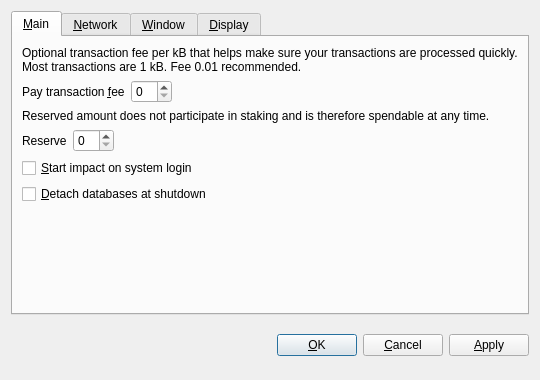
<?xml version="1.0" encoding="UTF-8"?>
<ui version="4.0">
 <class>OptionsDialog</class>
 <widget class="QDialog" name="OptionsDialog">
  <property name="geometry">
   <rect>
    <x>0</x>
    <y>0</y>
    <width>540</width>
    <height>380</height>
   </rect>
  </property>
  <property name="windowTitle">
   <string>Options</string>
  </property>
  <property name="modal">
   <bool>true</bool>
  </property>
  <layout class="QVBoxLayout" name="verticalLayout">
   <item>
    <widget class="QTabWidget" name="tabWidget">
     <property name="tabPosition">
      <enum>QTabWidget::North</enum>
     </property>
     <property name="currentIndex">
      <number>0</number>
     </property>
     <widget class="QWidget" name="tabMain">
      <attribute name="title">
       <string>&amp;Main</string>
      </attribute>
      <layout class="QVBoxLayout" name="verticalLayout_Main">
       <item>
        <widget class="QLabel" name="transactionFeeInfoLabel">
         <property name="text">
          <string>Optional transaction fee per kB that helps make sure your transactions are processed quickly. Most transactions are 1 kB. Fee 0.01 recommended.</string>
         </property>
         <property name="textFormat">
          <enum>Qt::PlainText</enum>
         </property>
         <property name="wordWrap">
          <bool>true</bool>
         </property>
        </widget>
       </item>
       <item>
        <layout class="QHBoxLayout" name="horizontalLayoutFee">
         <item>
          <widget class="QLabel" name="transactionFeeLabel">
           <property name="text">
            <string>Pay transaction &amp;fee</string>
           </property>
           <property name="textFormat">
            <enum>Qt::PlainText</enum>
           </property>
           <property name="buddy">
            <cstring>transactionFee</cstring>
           </property>
          </widget>
         </item>
         <item>
          <widget class="BitcoinAmountField" name="transactionFee"/>
         </item>
         <item>
          <spacer name="horizontalSpacerFee">
           <property name="orientation">
            <enum>Qt::Horizontal</enum>
           </property>
           <property name="sizeHint" stdset="0">
            <size>
             <width>40</width>
             <height>20</height>
            </size>
           </property>
          </spacer>
         </item>
        </layout>
       </item>
       <item>
        <widget class="QLabel" name="reserveBalanceInfoLabel">
         <property name="text">
          <string>Reserved amount does not participate in staking and is therefore spendable at any time.</string>
         </property>
         <property name="textFormat">
          <enum>Qt::PlainText</enum>
         </property>
         <property name="wordWrap">
          <bool>true</bool>
         </property>
        </widget>
       </item>
       <item>
        <layout class="QHBoxLayout" name="horizontalLayoutReserveBalance">
         <item>
          <widget class="QLabel" name="reserveBalanceLabel">
           <property name="text">
            <string>Reserve</string>
           </property>
           <property name="textFormat">
            <enum>Qt::PlainText</enum>
           </property>
           <property name="buddy">
            <cstring>reserveBalance</cstring>
           </property>
          </widget>
         </item>
         <item>
          <widget class="BitcoinAmountField" name="reserveBalance"/>
         </item>
         <item>
          <spacer name="horizontalSpacerReserveBalance">
           <property name="orientation">
            <enum>Qt::Horizontal</enum>
           </property>
           <property name="sizeHint" stdset="0">
            <size>
             <width>40</width>
             <height>20</height>
            </size>
           </property>
          </spacer>
         </item>
        </layout>
       </item>
       <item>
        <widget class="QCheckBox" name="bitcoinAtStartup">
         <property name="toolTip">
          <string>Automatically start impact after logging in to the system.</string>
         </property>
         <property name="text">
          <string>&amp;Start impact on system login</string>
         </property>
        </widget>
       </item>
       <item>
        <widget class="QCheckBox" name="detachDatabases">
         <property name="toolTip">
          <string>Detach block and address databases at shutdown. This means they can be moved to another data directory, but it slows down shutdown. The wallet is always detached.</string>
         </property>
         <property name="text">
          <string>&amp;Detach databases at shutdown</string>
         </property>
        </widget>
       </item>
       <item>
        <spacer name="verticalSpacer_Main">
         <property name="orientation">
          <enum>Qt::Vertical</enum>
         </property>
         <property name="sizeHint" stdset="0">
          <size>
           <width>20</width>
           <height>40</height>
          </size>
         </property>
        </spacer>
       </item>
      </layout>
     </widget>
     <widget class="QWidget" name="tabNetwork">
      <attribute name="title">
       <string>&amp;Network</string>
      </attribute>
      <layout class="QVBoxLayout" name="verticalLayout_Network">
       <item>
        <widget class="QCheckBox" name="mapPortUpnp">
         <property name="toolTip">
          <string>Automatically open the impact client port on the router. This only works when your router supports UPnP and it is enabled.</string>
         </property>
         <property name="text">
          <string>Map port using &amp;UPnP</string>
         </property>
        </widget>
       </item>
       <item>
        <widget class="QCheckBox" name="connectSocks">
         <property name="toolTip">
          <string>Connect to the impact network through a SOCKS proxy (e.g. when connecting through Tor).</string>
         </property>
         <property name="text">
          <string>&amp;Connect through SOCKS proxy:</string>
         </property>
        </widget>
       </item>
       <item>
        <layout class="QHBoxLayout" name="horizontalLayout_Network">
         <item>
          <widget class="QLabel" name="proxyIpLabel">
           <property name="text">
            <string>Proxy &amp;IP:</string>
           </property>
           <property name="textFormat">
            <enum>Qt::PlainText</enum>
           </property>
           <property name="buddy">
            <cstring>proxyIp</cstring>
           </property>
          </widget>
         </item>
         <item>
          <widget class="QValidatedLineEdit" name="proxyIp">
           <property name="maximumSize">
            <size>
             <width>140</width>
             <height>16777215</height>
            </size>
           </property>
           <property name="toolTip">
            <string>IP address of the proxy (e.g. 127.0.0.1)</string>
           </property>
          </widget>
         </item>
         <item>
          <widget class="QLabel" name="proxyPortLabel">
           <property name="text">
            <string>&amp;Port:</string>
           </property>
           <property name="textFormat">
            <enum>Qt::PlainText</enum>
           </property>
           <property name="buddy">
            <cstring>proxyPort</cstring>
           </property>
          </widget>
         </item>
         <item>
          <widget class="QLineEdit" name="proxyPort">
           <property name="maximumSize">
            <size>
             <width>55</width>
             <height>16777215</height>
            </size>
           </property>
           <property name="toolTip">
            <string>Port of the proxy (e.g. 9050)</string>
           </property>
          </widget>
         </item>
         <item>
          <widget class="QLabel" name="socksVersionLabel">
           <property name="text">
            <string>SOCKS &amp;Version:</string>
           </property>
           <property name="textFormat">
            <enum>Qt::PlainText</enum>
           </property>
           <property name="buddy">
            <cstring>socksVersion</cstring>
           </property>
          </widget>
         </item>
         <item>
          <widget class="QValueComboBox" name="socksVersion">
           <property name="toolTip">
            <string>SOCKS version of the proxy (e.g. 5)</string>
           </property>
          </widget>
         </item>
         <item>
          <spacer name="horizontalSpacer_Network">
           <property name="orientation">
            <enum>Qt::Horizontal</enum>
           </property>
           <property name="sizeHint" stdset="0">
            <size>
             <width>40</width>
             <height>20</height>
            </size>
           </property>
          </spacer>
         </item>
        </layout>
       </item>
       <item>
        <spacer name="verticalSpacer_Network">
         <property name="orientation">
          <enum>Qt::Vertical</enum>
         </property>
         <property name="sizeHint" stdset="0">
          <size>
           <width>20</width>
           <height>40</height>
          </size>
         </property>
        </spacer>
       </item>
      </layout>
     </widget>
     <widget class="QWidget" name="tabWindow">
      <attribute name="title">
       <string>&amp;Window</string>
      </attribute>
      <layout class="QVBoxLayout" name="verticalLayout_Window">
       <item>
        <widget class="QCheckBox" name="minimizeToTray">
         <property name="toolTip">
          <string>Show only a tray icon after minimizing the window.</string>
         </property>
         <property name="text">
          <string>&amp;Minimize to the tray instead of the taskbar</string>
         </property>
        </widget>
       </item>
       <item>
        <widget class="QCheckBox" name="minimizeOnClose">
         <property name="toolTip">
          <string>Minimize instead of exit the application when the window is closed. When this option is enabled, the application will be closed only after selecting Quit in the menu.</string>
         </property>
         <property name="text">
          <string>M&amp;inimize on close</string>
         </property>
        </widget>
       </item>
       <item>
        <spacer name="verticalSpacer_Window">
         <property name="orientation">
          <enum>Qt::Vertical</enum>
         </property>
         <property name="sizeHint" stdset="0">
          <size>
           <width>20</width>
           <height>40</height>
          </size>
         </property>
        </spacer>
       </item>
      </layout>
     </widget>
     <widget class="QWidget" name="tabDisplay">
      <attribute name="title">
       <string>&amp;Display</string>
      </attribute>
      <layout class="QVBoxLayout" name="verticalLayout_Display">
       <item>
        <layout class="QHBoxLayout" name="horizontalLayout_1_Display">
         <item>
          <widget class="QLabel" name="langLabel">
           <property name="text">
            <string>User Interface &amp;language:</string>
           </property>
           <property name="textFormat">
            <enum>Qt::PlainText</enum>
           </property>
           <property name="buddy">
            <cstring>lang</cstring>
           </property>
          </widget>
         </item>
         <item>
          <widget class="QValueComboBox" name="lang">
           <property name="toolTip">
            <string>The user interface language can be set here. This setting will take effect after restarting impact.</string>
           </property>
          </widget>
         </item>
        </layout>
       </item>
       <item>
        <layout class="QHBoxLayout" name="horizontalLayout_2_Display">
         <item>
          <widget class="QLabel" name="unitLabel">
           <property name="text">
            <string>&amp;Unit to show amounts in:</string>
           </property>
           <property name="textFormat">
            <enum>Qt::PlainText</enum>
           </property>
           <property name="buddy">
            <cstring>unit</cstring>
           </property>
          </widget>
         </item>
         <item>
          <widget class="QValueComboBox" name="unit">
           <property name="toolTip">
            <string>Choose the default subdivision unit to show in the interface and when sending coins.</string>
           </property>
          </widget>
         </item>
        </layout>
       </item>
       <item>
        <widget class="QCheckBox" name="displayAddresses">
         <property name="toolTip">
          <string>Whether to show impact addresses in the transaction list or not.</string>
         </property>
         <property name="text">
          <string>&amp;Display addresses in transaction list</string>
         </property>
        </widget>
       </item>
       <item>
        <widget class="QCheckBox" name="coinControlFeatures">
         <property name="toolTip">
          <string>Whether to show coin control features or not.</string>
         </property>
         <property name="text">
          <string>Display coin &amp;control features (experts only!)</string>
         </property>
        </widget>
       </item>
       <item>
        <spacer name="verticalSpacer_Display">
         <property name="orientation">
          <enum>Qt::Vertical</enum>
         </property>
         <property name="sizeHint" stdset="0">
          <size>
           <width>20</width>
           <height>40</height>
          </size>
         </property>
        </spacer>
       </item>
      </layout>
     </widget>
    </widget>
   </item>
   <item>
    <layout class="QHBoxLayout" name="horizontalLayout_Buttons">
     <item>
      <spacer name="horizontalSpacer_1">
       <property name="orientation">
        <enum>Qt::Horizontal</enum>
       </property>
       <property name="sizeHint" stdset="0">
        <size>
         <width>40</width>
         <height>48</height>
        </size>
       </property>
      </spacer>
     </item>
     <item>
      <widget class="QLabel" name="statusLabel">
       <property name="font">
        <font>
         <weight>75</weight>
         <bold>true</bold>
        </font>
       </property>
       <property name="text">
        <string/>
       </property>
       <property name="textFormat">
        <enum>Qt::PlainText</enum>
       </property>
       <property name="wordWrap">
        <bool>true</bool>
       </property>
      </widget>
     </item>
     <item>
      <spacer name="horizontalSpacer_2">
       <property name="orientation">
        <enum>Qt::Horizontal</enum>
       </property>
       <property name="sizeHint" stdset="0">
        <size>
         <width>40</width>
         <height>48</height>
        </size>
       </property>
      </spacer>
     </item>
     <item>
      <widget class="QPushButton" name="okButton">
       <property name="text">
        <string>&amp;OK</string>
       </property>
      </widget>
     </item>
     <item>
      <widget class="QPushButton" name="cancelButton">
       <property name="text">
        <string>&amp;Cancel</string>
       </property>
       <property name="autoDefault">
        <bool>false</bool>
       </property>
      </widget>
     </item>
     <item>
      <widget class="QPushButton" name="applyButton">
       <property name="text">
        <string>&amp;Apply</string>
       </property>
       <property name="autoDefault">
        <bool>false</bool>
       </property>
      </widget>
     </item>
    </layout>
   </item>
  </layout>
 </widget>
 <customwidgets>
  <customwidget>
   <class>BitcoinAmountField</class>
   <extends>QSpinBox</extends>
   <header>bitcoinamountfield.h</header>
  </customwidget>
  <customwidget>
   <class>QValueComboBox</class>
   <extends>QComboBox</extends>
   <header>qvaluecombobox.h</header>
  </customwidget>
  <customwidget>
   <class>QValidatedLineEdit</class>
   <extends>QLineEdit</extends>
   <header>qvalidatedlineedit.h</header>
  </customwidget>
 </customwidgets>
 <resources/>
 <connections/>
</ui>
